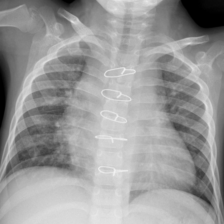
%> input picture Exam project/data/Train/im0_positive.png, 224 x 224 px; its folder holds 4 pictures in this run
$ octave main.m   (GNU Octave 9; MATLAB toolbox functions it lacks are replaced by stand-ins)
%> lines starting %> are read from the running program, lines starting %| are printed output that depends on the picture
### Exam project/folderOscar/fit.m

function [Mdl, fitinfo] = fit(TrainFolder)

if ~isfolder(TrainFolder)
    errorMessage = sprintf('Error: The following folder does not exist:\n%s\nPlease specify a new folder.', TrainFolder);
    uiwait(warndlg(errorMessage));
    TrainFolder = uigetdir(); % Ask for a new one.
    if TrainFolder == 0
        % User clicked Cancel
        return;
    end
end

% Get all PNG files from the folder
extracted_Trained = fullfile(TrainFolder, '*.png');
theFiles = dir(extracted_Trained);


% Check if there are any PNG files
if isempty(theFiles)
    error('No PNG files found in the selected folder.');
end

% Initialize a cell array to hold the images
image_Array = cell(1, numel(theFiles));
image_cells_filtered = cell(1,numel(theFiles));
hasPnemoniaTrain = zeros(1,numel(theFiles))';

kernel = fspecial("gaussian",4,.5);

% Read each image
for k = 1:numel(theFiles)
    baseFileName = theFiles(k).name;
    fullFileName = fullfile(theFiles(k).folder, baseFileName);
    image_Array{k} = imread(fullFileName);
    %image_cells_filtered{k} = imfilter(image_Array{k},kernel);

    [M, theta] = imgradient(image_Array{k});
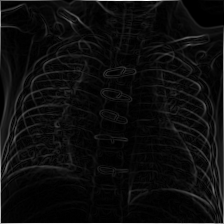
%> M: size 224x224 double; min 0, max 915, mean 50; drawn with min black and max white
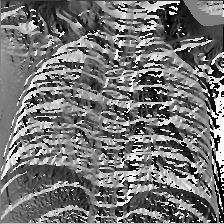
%> theta: size 224x224 double; min -180, max 179.9, mean -16; drawn with min black and max white

    image_cells_filtered{k} = M;
%
%     figure('Name', 'mat2gray')
%     imshow(mat2gray(M))

    if (contains(baseFileName,"positive"))
        % fprintf(1, 'Now reading %s\n', fullFileName);
        hasPnemoniaTrain(k) = 1;
    else
        hasPnemoniaTrain(k) = 0;
    end
end
%> pass 2 of the loop in fit, `for k = 1:numel(theFiles)`:
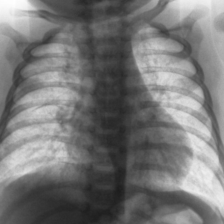
%> input picture Exam project/data/Train/im100_positive.png, 224 x 224 px
%> in fit, `[M, theta] = imgradient(image_Array{k});`:
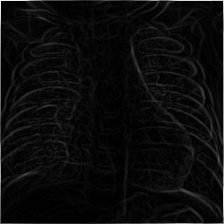
%> M: size 224x224 double; min 0, max 1069.1, mean 51.1; drawn with min black and max white
%> in fit, `[M, theta] = imgradient(image_Array{k});`:
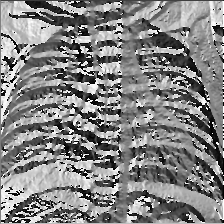
%> theta: size 224x224 double; min -180, max 179.9, mean 6.9; drawn with min black and max white
%> pass 3 of the loop in fit, `for k = 1:numel(theFiles)`:
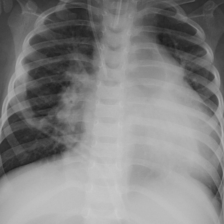
%> input picture Exam project/data/Train/im105_positive.png, 224 x 224 px
%> in fit, `[M, theta] = imgradient(image_Array{k});`:
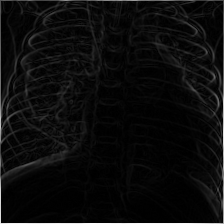
%> M: size 224x224 double; min 0, max 774, mean 37.6; drawn with min black and max white
%> in fit, `[M, theta] = imgradient(image_Array{k});`:
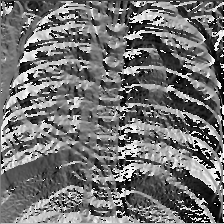
%> theta: size 224x224 double; min -180, max 179.9, mean -18.4; drawn with min black and max white
%> the loop made 4 passes; the first 3 are shown
ALL_ARRAY = zeros(length(image_cells_filtered{1})^2,length(image_cells_filtered));
% creates cells with 1-column vectors
for k = 1:numel(image_cells_filtered)
    image_cells_filtered{k} = reshape(image_cells_filtered{k},[],1);
    ALL_ARRAY(:,k) = image_cells_filtered{k} ;
end

%> the run ends on the next line
[Mdl,fitinfo] = fitclinear(ALL_ARRAY', hasPnemoniaTrain , "ObservationsIn","rows","Regularization",'ridge', 'Lambda','auto')

end

### Exam project/folderOscar/main.m

TrainFolder = "C:\Users\oscar\OneDrive - Danmarks Tekniske Universitet\Skrivebord\Bachelor\Train";
TestFolder = "C:\Users\oscar\OneDrive - Danmarks Tekniske Universitet\Skrivebord\Bachelor\Test";

 [Mdl, fitinfo] = fit(TrainFolder);
